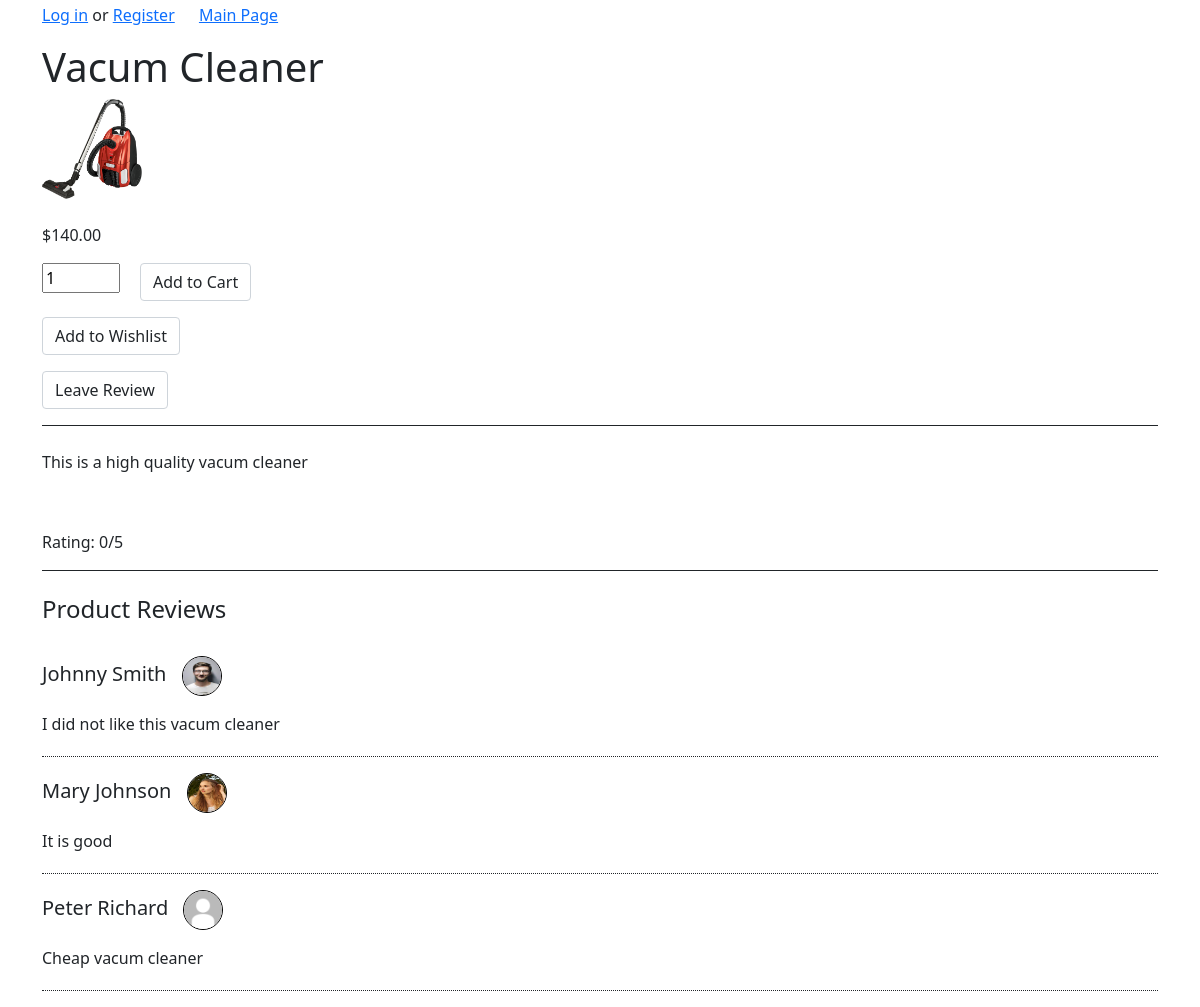
Screenshot of /Product/details/18 with the database file from the repository.
### tables this page shows
CREATE TABLE `product` (
  `product_id` int(11) NOT NULL,
  `name` varchar(50) NOT NULL,
  `description` text NOT NULL,
  `price` decimal(10,2) NOT NULL,
  `rating` int(2) NOT NULL,
  `image` varchar(50) NOT NULL DEFAULT 'shoppingCart.png',
  `category_name` varchar(100) NOT NULL,
  `seller_id` int(11) NOT NULL
);

CREATE TABLE `user` (
  `user_id` int(11) NOT NULL,
  `username` varchar(50) NOT NULL,
  `password_hash` varchar(100) NOT NULL,
  `first_name` varchar(50) NOT NULL,
  `last_name` varchar(50) NOT NULL,
  `role` varchar(10) NOT NULL
);

CREATE TABLE `client` (
  `client_id` int(11) NOT NULL,
  `payment_details` varchar(50) NOT NULL,
  `address` varchar(100) NOT NULL,
  `picture` varchar(50) NOT NULL DEFAULT 'default.jpg',
  `user_id` int(11) NOT NULL
);

CREATE TABLE `review` (
  `review_id` int(11) NOT NULL,
  `message` text NOT NULL,
  `product_id` int(11) NOT NULL,
  `client_id` int(11) NOT NULL
);

### app/core/App.php (called while the page is built, shortened)
<?php
	class App{
		private $method = 'index';
		public function __construct(){
			$url = self::parseUrl();
			if(isset($url[0])){
				unset($url[0]);
			}
			$this->controller = new $this->controller;
			if(isset($url[1])){
				if(method_exists($this->controller, $url[1])){
					$this->method = $url[1];
				}
				unset($url[1]);
			}
			$this->params = $url ? array_values($url) : [];
			call_user_func_array([$this->controller, $this->method], $this->params);
		}
		private static function parseUrl(){
			if(isset($_GET['url'])){
				return explode('/',
					filter_var(
						rtrim($_GET['url'], '/'),
						FILTER_SANITIZE_URL)
				);
			}
		}
	}

### index.php (called while the page is built, shortened)
<?php
	new \app\core\App();

### app/models/Product.php (called while the page is built, shortened)
<?php
class Product extends \app\core\Model{
	public function get($product_id){
		$SQL = 'SELECT * FROM product WHERE product_id = :product_id';
		$STMT = self::$_connection->prepare($SQL);
		$STMT->execute(['product_id'=>$product_id]);
		$STMT->setFetchMode(\PDO::FETCH_CLASS,"app\models\Product");
		return $STMT->fetch();
	}
}

### app/core/DBConnection.php (called while the page is built, shortened)
<?php
class DBConnection{
	static $connection = null;
	private function __construct(){
		if(self::$connection == null){
			$host = 'localhost';
			$DBname = 'project';
			$user = 'root';
			$password = '';
			self::$connection = new \PDO("mysql:host=$host;dbname=$DBname",$user, $password);
		}
	}
	public static function getInstance(){
		return self::$connection;
	}
}

### app/models/User.php (called while the page is built, shortened)
<?php
class User extends \app\core\Model{
	function getByUserId($user_id){
		$SQL = 'SELECT * FROM user WHERE user_id=:user_id';
		$STMT = self::$_connection->prepare($SQL);
		$STMT->execute(['user_id'=>$user_id]);
		$STMT->setFetchMode(\PDO::FETCH_CLASS,"app\models\User");
		return $STMT->fetch();
	}
}

### app/models/Client.php (called while the page is built, shortened)
<?php
class Client extends \app\core\Model{
	function getByClientId($client_id){
	$SQL = 'SELECT * FROM client WHERE client_id=:client_id';
	$STMT = self::$_connection->prepare($SQL);
	$STMT->execute(['client_id'=>$client_id]);
	$STMT->setFetchMode(\PDO::FETCH_CLASS,"app\models\Client");
	return $STMT->fetch();
	}
}

### app/models/Review.php (called while the page is built, shortened)
<?php
class Review extends \app\core\Model{
	public function getReviewsForProduct($product_id){
		$SQL = 'SELECT * FROM review WHERE product_id = :product_id';
		$STMT = self::$_connection->prepare($SQL);
		$STMT->execute(['product_id'=>$product_id]);
		$STMT->setFetchMode(\PDO::FETCH_CLASS,"app\models\Review");
		return $STMT->fetchAll();
	}
}

### app/views/Product/details.php (the view, shortened to what this page needs)
<html>
<head>
<link href="https://cdn.jsdelivr.net/npm/bootstrap@5.1.3/dist/css/bootstrap.min.css" rel="stylesheet">
</head>
<body>
	<div class='container' style='margin-top: 3px;'>
		<h1><?php echo $data['product']->name ?></h1>
		<img src='/pictures/<?= $data['product']->image ?>'height='100' width='100' /><br><br>
		<p><?php echo "$".$data['product']->price ?></p>
		<form action='' method='post'>
			<input style="float:left; margin-right:20px" type="number" name="quantity" value=1 min="1" max="5">
			<label><input style="float:right;" type="submit" name='action' value='Add to Cart' class='form-control'></label>
		</form>
		<form action="/Wishlist/addToWishlist/<?php echo $data['product']->product_id ?>"><label><input style="float:right;" type="submit" name='action' value='Add to Wishlist' class='form-control'></label></form>
		<form action="/Review/index/<?php echo $data['product']->product_id ?>"><label><input style="float:right;" type="submit" name='action' value='Leave Review' class='form-control'></label></form>
		<div style="border-top:1px solid";><br>
			<p><?php echo $data['product']->description?><p><br>
			<p><?php echo "Rating: ".$data['product']->rating . "/5"?><p>
		</div>
		<div style="border-top:1px solid;"><br>
			<h4>Product Reviews</h4><br>
			<?php
				if (isset($data['reviews'][0])){
					for ($i = 0; $i < count($data['reviews']); $i++){
						$review = $data['reviews'][$i];
						$client = $data['clientInfo'][$i];
						$user = $data['userInfo'][$i];
						echo "<p style='font-size: 20px'>$user->first_name $user->last_name <img src='/pictures/$client->picture' height='40' width='40' style='margin-left: 10px;border-radius: 50%; border-color: black; border-style: solid; border-width: thin;'/></p>
							<p style='border-bottom:1px dotted; padding-bottom:20px;'>$review->message</p>
							";
					}
				}
			?>
		</div>
	</div>
</body>
</html>

### rows the page displays
product: name "Vacum Cleaner", image (picture), price "140.00", description "This is a high quality vacum cleaner", rating "0"
user: first_name "Johnny", last_name "Smith", client.picture (picture)
review: message "I did not like this vacum cleaner"
user: first_name "Mary", last_name "Johnson", client.picture (picture)
review: message "It is good"
user: first_name "Peter", last_name "Richard", client.picture (placeholder picture)
review: message "Cheap vacum cleaner"
